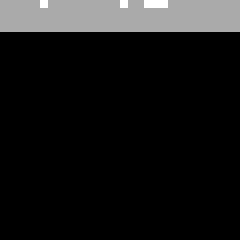
#> input picture FRAP/recovery_pattern/AVG_Stack.tif, 30 x 30 px, found by its file name (shown 8 times larger)
$ jupyter execute --allow-errors Fig4F-H_FigS3E_FRAP.ipynb
#> lines starting #> are read from the running program, lines starting #| are printed output that depends on the picture
[cell 1]
from skimage import io,filters, morphology, measure, draw,exposure
import matplotlib.pyplot as plt
import numpy as np
import matplotlib
from scipy import stats
import pandas as pd
from skimage.filters import threshold_otsu
import seaborn as sns
import warnings
import math
from skimage.io import imread_collection
from ome_types import from_tiff
import matplotlib
warnings.filterwarnings('ignore')

[cell 2]
PATH = '</PATH/TO_DIR/>WAVE/FRAP/'

[cell 3]
def f_x(x, A, B): # this is your 'straight line' y=f(x)
    return A*x + B

[cell 4]
def frap_fit(x,A,tau,bs):
    return (bs + A * (1 - np.exp(-(x-4)/tau)))

# Normalize by unbleached region

[cell 5]
for i in range(1,34):
    try:
        fmlp = pd.read_csv(PATH + 'kenetics/fmlp/raw_data/DUP_240408_PMW7_fmlp_'+"{:03d}".format(i)+'.txt',sep = '\t',names = ['y'])
        fmlp_background = pd.read_csv(PATH + 'kenetics/fmlp/raw_data/DUP_240408_PMW7_fmlp_'+"{:03d}".format(i)+'_background.txt',sep = '\t',names = ['y'])
        normalized = fmlp/fmlp_background
        normalized = (normalized-normalized.min())/(normalized.iloc[:3].max()-normalized.min())
        normalized.to_csv(PATH + 'kenetics/fmlp/normalized/DUP_240408_PMW7_fmlp_'+"{:03d}".format(i)+'_normalized.txt',header = 0,sep = '\t')
    except:
        continue

[cell 6]
for i in range(1,15):
    try:
        latb = pd.read_csv(PATH + 'kenetics/latb/raw_data/DUP_231111_frap_2_'+str(i)+'.txt',sep = '\t',names = ['y'])
        latb_background = pd.read_csv(PATH + 'kenetics/latb/raw_data/DUP_231111_frap_2_'+str(i)+'_background.txt',sep = '\t',names = ['y'])
        normalized = latb/latb_background
        normalized = (normalized-normalized.min())/(normalized.iloc[:3].max()-normalized.min())
        normalized.to_csv(PATH + 'kenetics/latb/normalized/DUP_231111_frap_2_'+str(i)+'_normalized.txt',header = 0,sep = '\t')
    except:
        continue

# Kenetics of photorecovery

#> (a cell that did not finish here is left out)

[cell 8]
_,ax = plt.subplots(figsize = (5,4.5),dpi = 300)
#> (the rest of this cell did not finish here and is left out)

#> (a cell that did not finish here is left out)

[cell 10]
_,ax = plt.subplots(figsize = (5,4.5),dpi = 300)
# plt.scatter(latb_result.X1,latb_result.Y1)
#> (the rest of this cell did not finish here and is left out)

# Quantification of recovery pattern

[cell 11]
image = io.imread(PATH + "recovery_pattern/AVG_Stack.tif")
#> image is the input picture: shape (30, 30) uint16; min 133, max 792, mean 246.6

[cell 12]
plt.imshow(image,cmap = 'viridis',vmax = 230)
plt.xticks([],[])
plt.yticks([],[])
plt.axis('off')
plt.savefig(PATH + 'Fig4F_kymograph.png',bbox_inches= 'tight', dpi=300)

[cell 13]
before = filters.gaussian(image[:4], sigma=1,preserve_range=True)

[cell 14]
blur = filters.gaussian(image[4:], sigma=2,preserve_range=True)
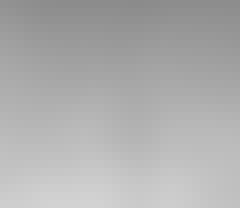
#> blur: shape (26, 30) float64 (shown 8 times larger); min 140, max 211, mean 174.8

[cell 15]
plt.imshow(blur[0:29],cmap = 'viridis')

[cell 16]
cmap = matplotlib.cm.get_cmap('viridis')

[cell 17]
blur = np.array(blur)

[cell 18]
before = np.array(before)

[cell 19]
fig = plt.figure(figsize=(5,5))
spec = matplotlib.gridspec.GridSpec(ncols=1, nrows=2,height_ratios=[1, 4])
ax = fig.add_subplot(spec[0])
ax2 = fig.add_subplot(spec[1])
large = np.max(before[0,:])
#> large = 765.3
small = np.min(blur[0,:])
#> small = 140
ax.plot((before[0,:]-small)/(large-small),color = 'grey',lw = 3,linestyle ='--')
ax2.plot((blur[0,:]-small)/(large-small),color = 'black',lw = 3)
ax2.plot((blur[10,:]-small)/(large-small),color = 'black',lw = 3)
ax2.plot((blur[20,:]-small)/(large-small),color = 'black',lw = 3)
ax.spines['bottom'].set_visible(False)
ax2.spines['top'].set_visible(False)
ax.xaxis.tick_top()
ax2.xaxis.tick_bottom()
d = .015  # how big to make the diagonal lines in axes coordinates
n = 0.04
# arguments to pass to plot, just so we don't keep repeating them
kwargs = dict(transform=ax.transAxes, color='k', clip_on=False)
ax.plot((-d, +d), (-d-n, +d+n), **kwargs)        # top-left diagonal
ax.plot((1 - d, 1 + d), (-d-n, +d+n), **kwargs)  # top-right diagonal
kwargs.update(transform=ax2.transAxes)  # switch to the bottom axes
ax2.plot((-d, +d), (1 - d, 1 + d), **kwargs)  # bottom-left diagonal
ax2.plot((1 - d, 1 + d), (1 - d, 1 + d), **kwargs)  # bottom-right diagonala
plt.ylabel('Normalized\nfluorescent intensity',size = 20,fontweight = 'bold')
ax2.yaxis.set_label_coords(-0.15, 0.7)
plt.xlabel('Distance (pixel)',size = 20,fontweight = 'bold')
ax.tick_params(labelsize=15)
ax2.tick_params(labelsize=15)
for axis in ['top','bottom','left','right']:
    ax.spines[axis].set_linewidth(3)
    ax2.spines[axis].set_linewidth(3)

# increase tick width
ax.tick_params(width=3, labeltop=False)
ax2.tick_params(width=3,size = 5)
plt.savefig(PATH + 'Fig4G_linescan.png',bbox_inches = 'tight', dpi=300)
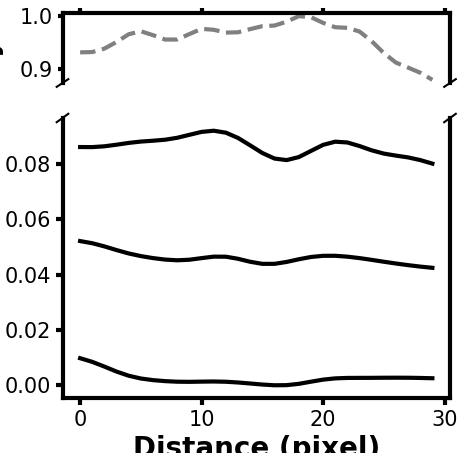
#> figure drawn by matplotlib, 2 panels; panel 2: curve peaks at x = 0, y = 0.00977; panel 2: curve peaks at x = 0, y = 0.0521; panel 2: curve peaks at x = 11, y = 0.0919
